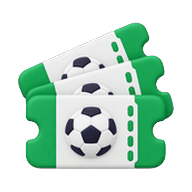
#> input picture mobile/assets/brand/cat-all.png, 192 x 192 px, given in place of app-icon.png, which was not available
$ python brand-assets.py ../mobile/assets/brand/cat-all.png
#> lines starting #> are read from the running program, lines starting #| are printed output that depends on the picture; after the words box and inside, x2 and y2 are one past the last pixel; in counts of white or black regions, pixels touching at a corner belong together; pictures that were not available may be replaced by others from this repository, and a replacement may not be noted
#!/usr/bin/env python3
"""
Turn the generated brand images (docs/design/ikon-brief.md) into app assets.

Usage: python3 scripts/brand-assets.py <source dir with the 23 PNGs>
Writes to mobile/assets/brand/. Needs Pillow.

- icons / illustrations / logo: cropped to content, resized to in-app size
- shirts: split into three layers per collar style, coloured at runtime:
    <name>-body.png     white silhouette (tinted with the kit body colour)
    <name>-sleeves.png  white sleeve area (tinted with the kit sleeve colour)
    <name>-shade.png    neutral grey folds/shadows (multiplied on top)
- tab icons: black template glyphs at @1x/@2x/@3x (25 pt), equal weight
"""
import sys
from pathlib import Path

from PIL import Image, ImageChops, ImageDraw, ImageFilter, ImageOps

SRC = Path(sys.argv[1])
OUT = Path(__file__).resolve().parent.parent / "mobile" / "assets" / "brand"
OUT.mkdir(parents=True, exist_ok=True)


def clean_alpha(im: Image.Image, cutoff=40, erode=3) -> Image.Image:
    """Drop faint matte noise and the dark fringe left by background removal."""
    a = im.getchannel("A").point(lambda v: 255 if v > cutoff else 0)
    if erode:
        a = a.filter(ImageFilter.MinFilter(erode))
    a = a.filter(ImageFilter.GaussianBlur(0.8))
    im = im.copy()
    im.putalpha(a)
    return im


def fit(im: Image.Image, size: tuple[int, int], margin=0.06) -> Image.Image:
    """Crop to visible content and centre it on a transparent canvas of `size`."""
    box = im.getchannel("A").point(lambda v: 255 if v > 8 else 0).getbbox()
    im = im.crop(box)
    w, h = size
    scale = min(w * (1 - 2 * margin) / im.width, h * (1 - 2 * margin) / im.height)
    im = im.resize((max(1, round(im.width * scale)), max(1, round(im.height * scale))), Image.LANCZOS)
    canvas = Image.new("RGBA", size, (0, 0, 0, 0))
    canvas.alpha_composite(im, ((w - im.width) // 2, (h - im.height) // 2))
    return canvas


def load(name: str) -> Image.Image:
    return Image.open(SRC / f"{name}.png").convert("RGBA")


# ── App icon, Android foreground, splash: keep full size (build-time assets)
load("app-icon").convert("RGB").save(OUT / "app-icon.png", optimize=True)
#> in load, returned value is the input picture: PIL image 192x192 RGBA; mean R, G, B, A 58.8, 85.5, 70.6, 112.4
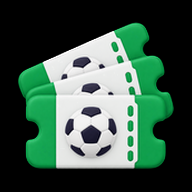
#> saved as app-icon.png: PIL image 192x192 RGB; mean R, G, B 58.8, 85.5, 70.6
load("android-icon-foreground").save(OUT / "android-icon-foreground.png", optimize=True)
#> call 2 of load, with name = 'android-icon-foreground'
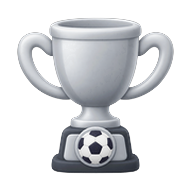
#> input picture mobile/assets/brand/cat-europe.png, 192 x 192 px, given in place of android-icon-foreground.png, which was not available
#> in load, returned value is the input picture: PIL image 192x192 RGBA; mean R, G, B, A 58.3, 59.8, 62.3, 90.8
fit(clean_alpha(load("splash-logo"), erode=0), (512, 512), margin=0.02).save(OUT / "splash-logo.png", optimize=True)
#> in clean_alpha, `a = im.getchannel("A").point(lambda v: 255 if v > cutoff else 0)`:
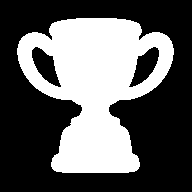
#> a: PIL image 192x192 L; 37.4% white; 1 white region, box (x1, y1, x2, y2) and area: (17, 18, 174, 173) 13787
#> in clean_alpha, `a = a.filter(ImageFilter.GaussianBlur(0.8))`:
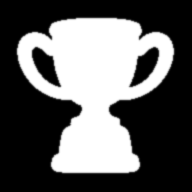
#> a: PIL image 192x192 L; min 0, max 255, mean 95.4
#> in clean_alpha, `im.putalpha(a)`:
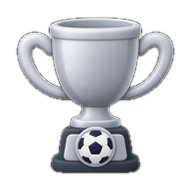
#> im: PIL image 192x192 RGBA; mean R, G, B, A 58.3, 59.8, 62.3, 95.4; transparent parts drawn white
#> in fit, `box = im.getchannel("A").point(lambda v: 255 if v > 8 else 0).getbbox()`: box = (16, 17, 175, 174)
#> in fit, `im = im.crop(box)`:
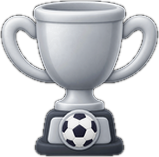
#> im: PIL image 159x157 RGBA; mean R, G, B, A 86.2, 88.3, 92, 140.8; transparent parts drawn white
#> in fit, `w, h = size`: w = 512
#> in fit, `scale = min(w * (1 - 2 * margin) / im.width, h * (1 - 2 * margin) / im..`: scale = 3.09
#> in fit, `canvas = Image.new("RGBA", size, (0, 0, 0, 0))`: canvas: PIL image 512x512 RGBA; every value is 0
#> in fit, `canvas.alpha_composite(im, ((w - im.width) // 2, (h - im.height) // 2))`:
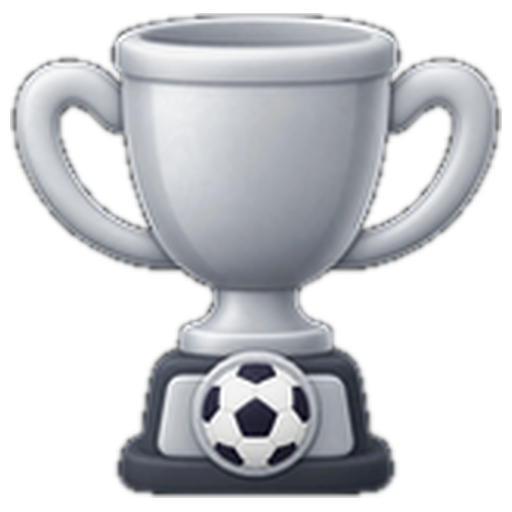
#> canvas: PIL image 512x512 RGBA; mean R, G, B, A 80.1, 82.1, 85.6, 128.2; transparent parts drawn white

# ── Mode icons: shown at ~44–56 pt → 192 px covers @3x
for name in ["icon-daily", "icon-practice", "icon-team", "icon-race", "icon-tiki"]:
    fit(clean_alpha(load(name), erode=0), (192, 192), margin=0.04).save(OUT / f"{name}.png", optimize=True)
#> (the run stopped early here; a loop or call above may not have finished)
